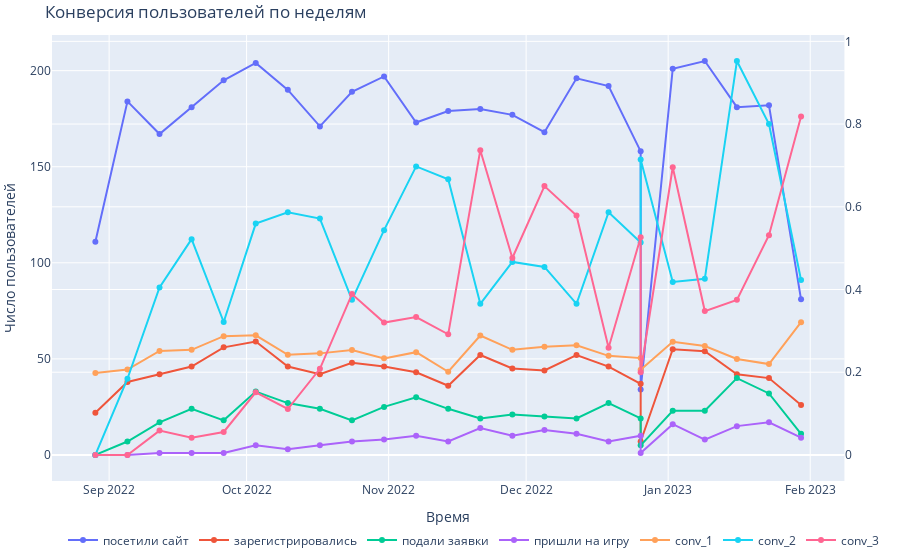

Notebook source saved alongside this figure:
### Code cell
#Строим график конверсии по неделям
fig = go.Figure()
fig = make_subplots(specs=[[{"secondary_y": True}]])
fig.add_trace(go.Scatter(x=by_week['week'], y=by_week['visitors'],mode='lines+markers', name='посетили сайт'),secondary_y=False)
fig.add_trace(go.Scatter(x=by_week['week'], y=by_week['accounts'], mode='lines+markers', name='зарегистрировались'),secondary_y=False)
fig.add_trace(go.Scatter(x=by_week['week'], y=by_week['apps'],mode='lines+markers', name='подали заявки'),secondary_y=False)
fig.add_trace(go.Scatter(x=by_week['week'], y=by_week['gamers'],mode='lines+markers', name='пришли на игру'),secondary_y=False)
fig.add_trace(go.Scatter(x=by_week['week'], y=by_week['vis-acc'],mode='lines+markers', name='conv_1'),secondary_y=True)
fig.add_trace(go.Scatter(x=by_week['week'], y=by_week['acc-app'],mode='lines+markers', name='conv_2'),secondary_y=True)
fig.add_trace(go.Scatter(x=by_week['week'], y=by_week['app-gam'],mode='lines+markers', name='conv_3'),secondary_y=True)

fig.update_layout(legend_orientation = "h",
                  legend=dict(x=.5, xanchor="center"),
                  title="Конверсия пользователей по неделям",
                  xaxis_title="Время",
                  yaxis_title="Число пользователей",
                  margin=dict(l=5, r=5, t=35, b=5))
fig.show()
